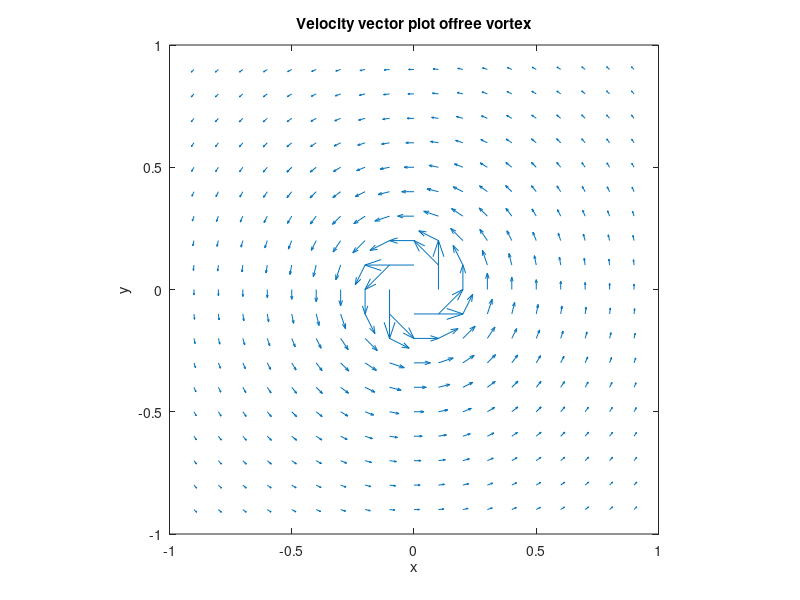

Here is the MATLAB script that generated this plot:
clc; clear, close all
xm = -0.9 : 0.1 : 0.9 ;
ym = -0.9 : 0.1 : 0.9 ;
[x,y] = meshgrid(xm,ym) ;
u = -0.1*(2*y)./(x.^2+y.^2) ;
v = -0.1*(-2*x)./(x.^2+y.^2) ;
quiver(x,y,u,v,1.5) ;
title('Velocity vector plot offree vortex')
xlabel('x') ; ylabel('y')
axis('square')